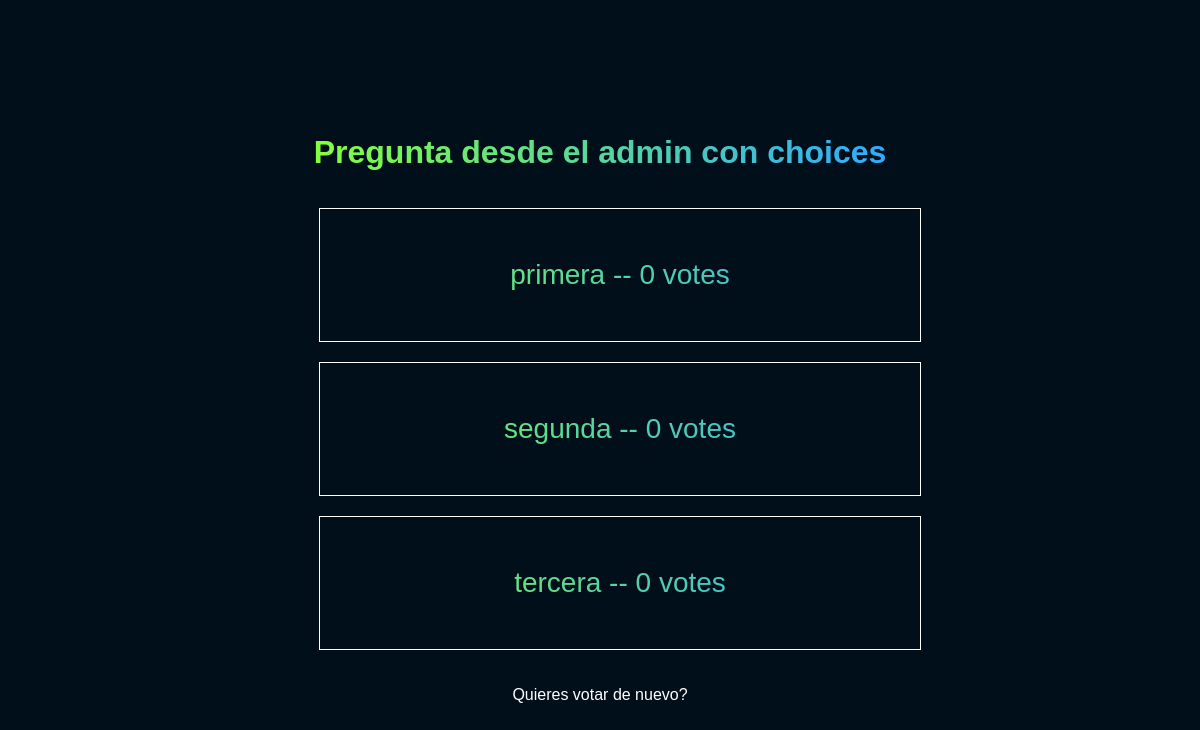
Before: /polls/5/results/ with the older database file.
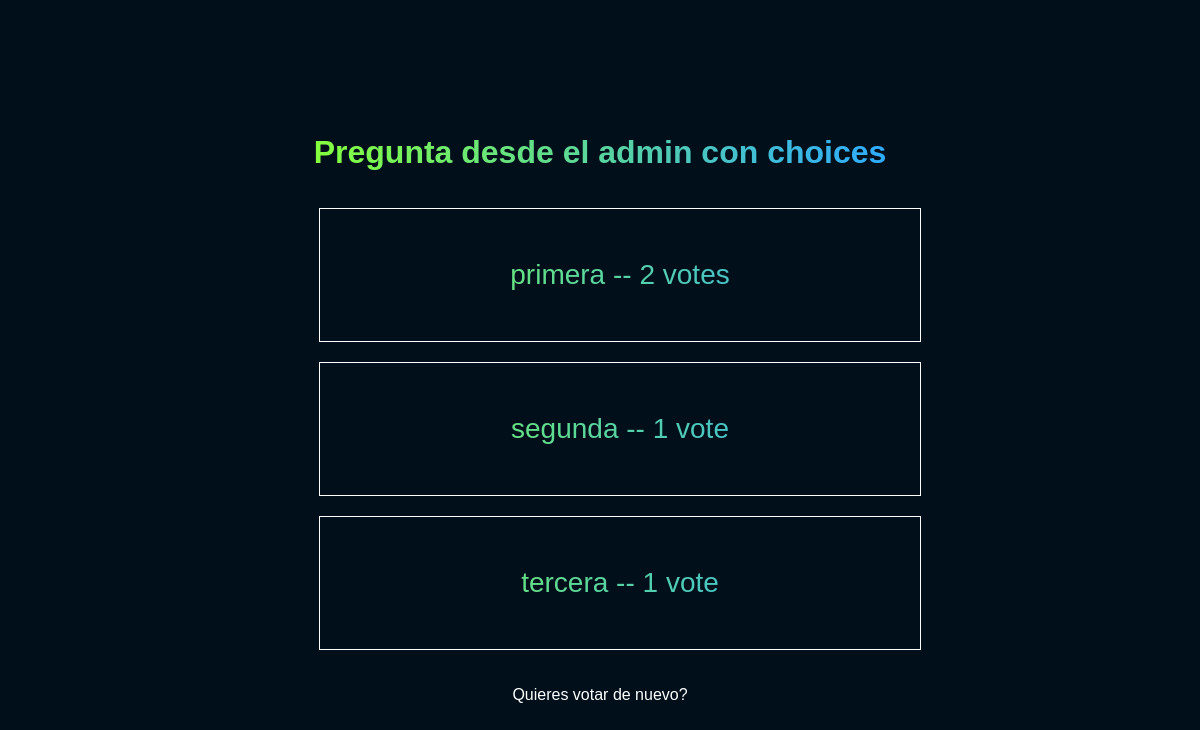
After: the same page with the newer database file.
### polls/models.py (models this page shows, shortened)
class Question(models.Model):
    question_text = models.CharField(max_length=200)
    pub_date = models.DateTimeField("date published")

class Choice(models.Model):
    question = models.ForeignKey(Question, on_delete=models.CASCADE)
    choice_text = models.CharField(max_length=200)
    votes = models.IntegerField(default=0)

### polls/views.py (the view)
# urls.py: path('<int:pk>/results/', views.ResultView.as_view(), name='results'),
class ResultView(generic.DetailView):
    model = Question
    template_name = "polls/results.html"

### polls/templates/polls/results.html (shortened to what this page needs)
{% load static %}
<!DOCTYPE html>
<html lang="en">
<head>
  <link rel="stylesheet" href="{% static 'polls/styles.css' %}">
  <link rel="stylesheet" href="{% static 'polls/result.css' %}">
</head>
<body>
  <h1>{{ question.question_text }}</h1>
  <ul>
    {% for choice in question.choice_set.all  %}
      <li>{{ choice.choice_text }} -- {{ choice.votes }} vote{{ choice.votes|pluralize }}</li>
    {% endfor %}
  </ul>
  <a href="{% url 'polls:detail' question.id %}">Quieres votar de nuevo?</a>
</body>
</html>

### polls/static/polls/styles.css (style rules this page uses)
body, header, ul, li, footer { align-items: center; display: flex; justify-content: center; }
header, ul { background: linear-gradient( to right, hsl(98, 100%, 62%), hsl(204, 100%, 59%) ); -webkit-background-clip: text; -webkit-text-fill-color: transparent; text-align: center; }
body { background: hsl(204, 100%, 5%); flex-direction: column; font-family: Arial, Helvetica, sans-serif; height: 100vh; }
ul { flex-direction: column; }
li { border: 1px solid white; font-size: 28px; margin-bottom: 20px; padding: 50px; width: 500px; }
a { color: white; text-decoration: none; }

### polls/static/polls/result.css (style rules this page uses)
body { display: flex; align-items: center; justify-content: center; flex-direction: column; font-family: Arial, Helvetica, sans-serif; }
h1 { background: linear-gradient( to right, hsl(98 100% 62%), hsl(204 100% 59%) ); -webkit-background-clip: text; -webkit-text-fill-color: transparent; text-align: center; }

Changed rows visible on the page:
changed Choice "primera": votes "0" → "2"
changed Choice "segunda": votes "0" → "1"
changed Choice "tercera": votes "0" → "1"
